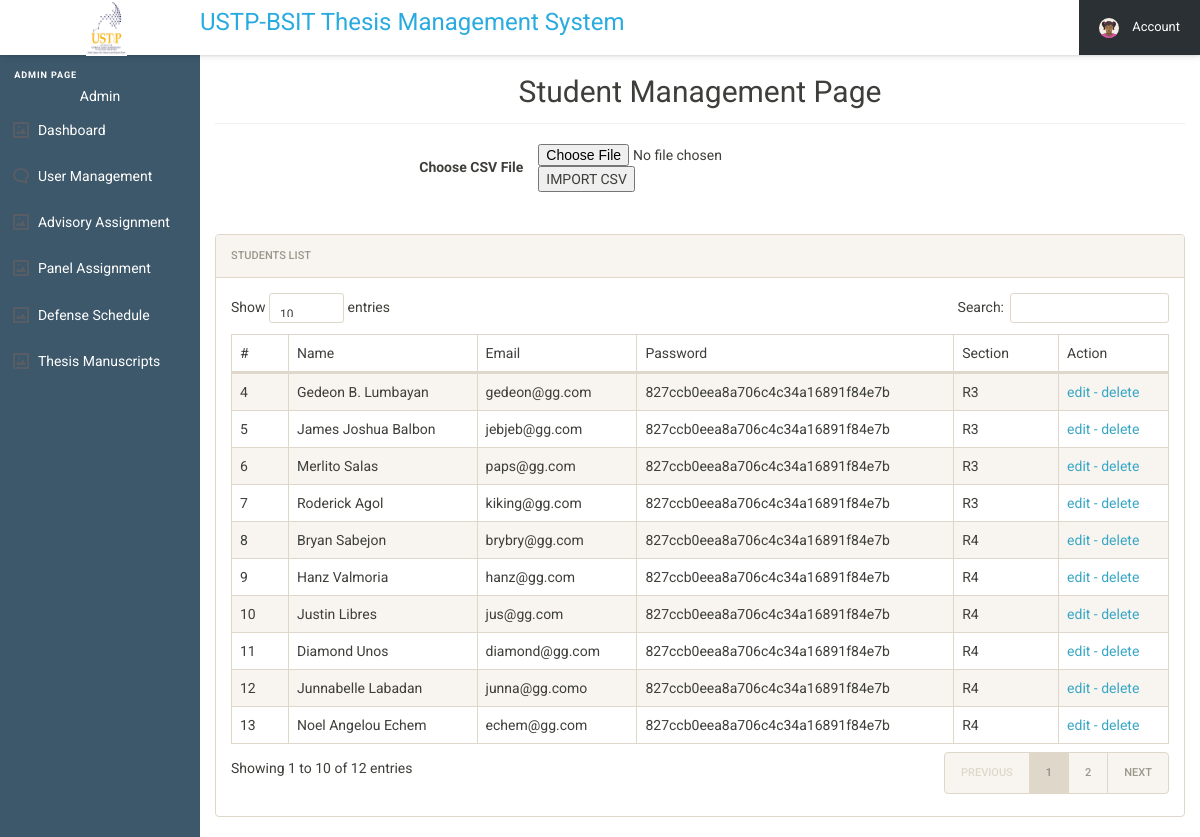
Screenshot of /user/admin/adminSideBarMenu/manageStudents_Styling/manageStudents_csv.php (signed in) with the database file from the repository.
### tables this page shows
CREATE TABLE `users_tbl` (
  `user_id` int(11) NOT NULL,
  `name` varchar(250) NOT NULL,
  `email` varchar(250) NOT NULL,
  `userpassword` varchar(250) NOT NULL,
  `gender` text NOT NULL,
  `phone` int(25) NOT NULL,
  `type` varchar(250) DEFAULT NULL,
  `section` text DEFAULT NULL,
  `status` int(11) NOT NULL,
  `del_stat` int(11) NOT NULL
);

### user/admin/adminSideBarMenu/manageStudents_Styling/manageStudents_csv.php (the view, shortened to what this page needs)
<?php
include 'admin_SESSION.php';
?>
<!DOCTYPE html>
<html lang="en">
<head>
  <link rel="stylesheet" href="../../admin_assets/css/style.css">
  <link rel="stylesheet" href="../../admin_css/font-awesome.min.css">
  <link rel="stylesheet" href="../../admin_css/bootstrap.min.css">
  <link rel="stylesheet" href="../../admin_css/bootstrap-social.css">
  <link rel="stylesheet" href="../../admin_css/bootstrap-select.css">
  <link rel="stylesheet" href="../../admin_css/style_dup.css">
  <link rel="stylesheet" href="../../admin_css/dataTables.bootstrap.min.css">
  <link rel="stylesheet" href="../../admin_css/awesome-bootstrap-checkbox.css">
  <link href="csv_Import_style.css" rel="stylesheet" type="text/css"/>
</head>
<body>
  <header class="cd-main-header js-cd-main-header">
    <div class="cd-logo-wrapper">
      <div class="cd-logo"><img src="../../admin_assets/img/ustp_logo.png" alt="Logo" class="ustp_logo"></div>
    </div>
    <div class="js-cd-search">
      <form>
        <center><h3 class="thesis-title">USTP-BSIT Thesis Management System</h3></center>
      </form>
    </div>
    <ul class="cd-nav__list js-cd-nav__list">
      <li class="cd-nav__item">
      <li class="cd-nav__item">
      <li class="cd-nav__item cd-nav__item--has-children cd-nav__item--account js-cd-item--has-children">
        <a href="#0">
          <img src="../../admin_assets/img/cd-avatar.svg" alt="avatar">
          <span>Account</span>
        </a>
      </li>
    </ul>
  </header>
  <main class="cd-main-content">
    <nav class="cd-side-nav js-cd-side-nav">
      <ul class="cd-side__list js-cd-side__list">
        <li class="main-label">admin Page</li>
        <li class="main-label_dup" style="color:white; text-align: center;"><?php $ufunc->UserName();?></li>
        <li class="cd-side__sub-item cd-side__item cd-side__item--has-children">
          <a href="../../index.php">Dashboard</a>
        </li>
        <li class="cd-side__item cd-side__item--has-children cd-side__item--comments js-cd-item--has-children">
          <a>User Management</a>
        </li>
      </ul>
      <ul class="cd-side__list js-cd-side__list">
        <li class="cd-side__sub-item cd-side__item cd-side__item--has-children">
          <a href="../advisoryAssignment.php">Advisory Assignment</a>
        </li>
        <li class="cd-side__sub-item cd-side__item cd-side__item--has-children">
          <a href="../panelAssignment.php">Panel Assignment</a>
        </li>
        <li class="cd-side__sub-item cd-side__item cd-side__item--has-children">
          <a href="../defenseSchedule.php">Defense Schedule</a>
        </li>
        <li class="cd-side__sub-item cd-side__item cd-side__item--has-children">
          <a href="../manuscript.php">Thesis Manuscripts</a>
        </li>
      </ul>
    </nav>
    <div class="content-wrapper">
      <div class="container-fluid">
        <div class="row">
          <div class="col-md-12">
            <center><h2 class="page-title">Student Management Page</h2></center>
    <form class="form-horizontal" action="" method="post" name="uploadCSV" enctype="multipart/form-data">
      <label class="col-md-4 control-label">Choose CSV File</label>
        <input type="file" name="file" id="file" accept=".csv">
      <button type="submit" id="submit" name="import" class="btn-submit">IMPORT CSV</button>
    </form>
    <div class="row" style="margin-top: 3em">
          <div class="col-md-12">
          <div class="panel panel-default">
              <div class="panel-heading">Students List</div>
              <div class="panel-body">
                <table id="zctb" class="display table table-striped table-bordered table-hover" cellspacing="0" width="100%">
                  <thead>
                    <tr>
                      <th>#</th>
                      <th>Name</th>
                      <th>Email</th>
                      <th>Password</th>
                      <th>Section</th>
                      <th>Action</th>
                    </tr>
                  </thead>
                  <tbody>
<?php
  include '../../../../includes/connect.php';
  $sql = "SELECT * from users_tbl where type = 'student' ";
  $records = mysqli_query($conn, $sql);
  while  ($row = mysqli_fetch_object($records)) {
    if(($row->status) == 0){
?>
                    <tr>
                      <td><?php echo htmlentities($row->user_id);?></td>
                      <td><?php echo htmlentities($row->name);?></td>
                      <td><?php echo htmlentities($row->email);?></td>
                      <td><?php echo htmlentities($row->userpassword);?></td>
                      <td><?php echo htmlentities($row->section);?></td>
<td>
<a href="editRecords.php?edit=<?php echo htmlentities($row->user_id); ?>" onclick="return confirm('Do you want to EDIT this?');"> edit - </a>
<a href="manageStudents_csv.php?delete=<?php echo htmlentities($row->user_id);  ?>" onclick="return confirm('Do you want to DELETE this?');"> delete</a>
</td>
                    </tr>
                    <?php }if (($row->status) != 0) {
                    ?>
                  <?php } }?>
                  </tbody>
                </table>
              </div>
            </div>
          </div>
        </div>
        </div>
      </div>
    </div>
  </div>
  </main>
</body>
</html>

### user/admin/admin_css/style_dup.css (style rules this page uses)
html { font-size: 14px; }
@media only screen and (min-width: 480px) { html { font-size: 17px; } }
@media only screen and (min-width: 768px) { html { font-size: 14px; } }
body { font-size: 1em; }
a { color: #37a6c4; }
.panel { overflow: hidden; }
ul, li { margin: 0; padding: 0; list-style: none; }
.page-title { padding-bottom: 15px; margin-bottom: 20px; border-bottom: 1px solid #f0f0f0; }

### rows the page displays
users_tbl: user_id "4", name "Gedeon B. Lumbayan", email "gedeon@gg.com", userpassword "827ccb0eea8a706c4c34a16891f84e7b", section "R3"
users_tbl: user_id "5", name "James Joshua Balbon", email "jebjeb@gg.com", userpassword "827ccb0eea8a706c4c34a16891f84e7b", section "R3"
users_tbl: user_id "6", name "Merlito Salas", email "paps@gg.com", userpassword "827ccb0eea8a706c4c34a16891f84e7b", section "R3"
users_tbl: user_id "7", name "Roderick Agol", email "kiking@gg.com", userpassword "827ccb0eea8a706c4c34a16891f84e7b", section "R3"
users_tbl: user_id "8", name "Bryan Sabejon", email "brybry@gg.com", userpassword "827ccb0eea8a706c4c34a16891f84e7b", section "R4"
users_tbl: user_id "9", name "Hanz Valmoria", email "hanz@gg.com", userpassword "827ccb0eea8a706c4c34a16891f84e7b", section "R4"
users_tbl: user_id "10", name "Justin Libres", email "jus@gg.com", userpassword "827ccb0eea8a706c4c34a16891f84e7b", section "R4"
users_tbl: user_id "11", name "Diamond Unos", email "diamond@gg.com", userpassword "827ccb0eea8a706c4c34a16891f84e7b", section "R4"
users_tbl: user_id "12", name "Junnabelle Labadan", email "junna@gg.como", userpassword "827ccb0eea8a706c4c34a16891f84e7b", section "R4"
users_tbl: user_id "13", name "Noel Angelou Echem", email "echem@gg.com", userpassword "827ccb0eea8a706c4c34a16891f84e7b", section "R4"

### other values shown
$username "Admin"
